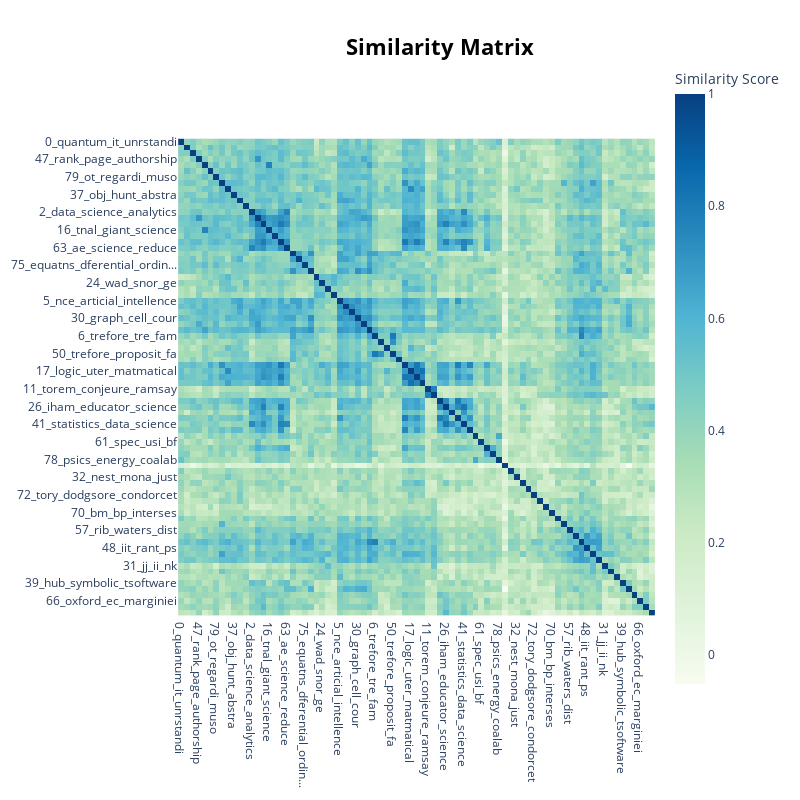

Write notebook code for a chart like this one.
### Code cell
model.visualize_heatmap(n_clusters=20, top_n_topics=100)

### Figure 1 — Plotly figure (JSON) as saved in the notebook; plotly's stock layout.template omitted (floating-point values rounded to 4 significant figures; data arrays with more than 128 entries replaced by an {"elided": "..."} marker saying what was removed)
{"data": [{"coloraxis": "coloraxis", "hovertemplate": "x: %{x}<br>y: %{y}<br>Similarity Score: %{z}<extra></extra>", "name": "0", "type": "heatmap", "x": ["0_quantum_it_unrstandi", "25_llo_greeti_kal", "28_hate_speedata_addressi", "47_rank_page_authorship", "73_societal_inference_ethical", "74_slli_lat_politics", "79_ot_regardi_muso", "1_guru_la_sia", "14_grd_las_linear", "37_obj_hunt_abstra", "60_bribery_choice_social", "69_gene_keere_iformat", "2_data_science_analytics", "7_citatns_opus_topic", "9_uter_science_iteria", "16_tnal_giant_science", "27_alta_kirchner_isabelle", "44_conference_journal_sappl...", "63_ae_science_reduce", "3_mister_rei_for", "65_launpi_whi_ratr", "75_equatns_dferential_ordin...", "80_te_hf_ref", "4_lea_proof_by", "24_wad_snor_ge", "38_gj_record_oatnal", "40_sub_mod_ns", "5_nce_articial_intellence", "8_security_oud_no", "29_max_tribe_network", "30_graph_cell_cour", "49_gs_lens_table", "58_worksets_spec_from", "6_trefore_tre_fam", "20_proposit_pi_is", "45_rule_iat_calculus", "50_trefore_proposit_fa", "53_opponent_player_play", "10_ys_wa_proc", "17_logic_uter_matmatical", "64_verlag_leure_uz", "77_matmatics_hall_york", "11_torem_conjeure_ramsay", "46_fs_torem_is", "12_learni_machine_speive", "26_iham_educator_science", "34_mass_college_counity", "36_online_intellence_learni", "41_statistics_data_science", "54_proceedis_conference_int...", "13_coahow_coalab_worki", "61_spec_usi_bf", "62_ms_mat_sci", "67_gibbs_cd_corre", "78_psics_energy_coalab", "15_ifamous_suppose_sitse", "18_bob_alice_bell", "32_nest_mona_just", "56_dijkstra_edge_idijkstra", "68_howard_curry_px", "72_tory_dodgsore_condorcet", "19_boo_halt_seq", "22_gbert_tx_tenth", "70_bm_bp_interses", "21_scar_ht_schoer", "35_si_sier_ro", "57_rib_waters_dist", "23_se_sele_fm", "43_numbers_ins_tre", "48_iit_rant_ps", "51_rm_valence_uni", "59_ose_abel_moved", "31_jj_ii_nk", "33_lz_ry_rz", "55_ck_dk_ha", "39_hub_symbolic_tsoftware", "76_gateway_eye_tal", "42_stunts_color_narrative", "66_oxford_ec_marginiei", "71_zealand_flag_new", "52_calornia_supplement_ical..."], "xaxis": "x", "y": ["0_quantum_it_unrstandi", "25_llo_greeti_kal", "28_hate_speedata_addressi", "47_rank_page_authorship", "73_societal_inference_ethical", "74_slli_lat_politics", "79_ot_regardi_muso", "1_guru_la_sia", "14_grd_las_linear", "37_obj_hunt_abstra", "60_bribery_choice_social", "69_gene_keere_iformat", "2_data_science_analytics", "7_citatns_opus_topic", "9_uter_science_iteria", "16_tnal_giant_science", "27_alta_kirchner_isabelle", "44_conference_journal_sappl...", "63_ae_science_reduce", "3_mister_rei_for", "65_launpi_whi_ratr", "75_equatns_dferential_ordin...", "80_te_hf_ref", "4_lea_proof_by", "24_wad_snor_ge", "38_gj_record_oatnal", "40_sub_mod_ns", "5_nce_articial_intellence", "8_security_oud_no", "29_max_tribe_network", "30_graph_cell_cour", "49_gs_lens_table", "58_worksets_spec_from", "6_trefore_tre_fam", "20_proposit_pi_is", "45_rule_iat_calculus", "50_trefore_proposit_fa", "53_opponent_player_play", "10_ys_wa_proc", "17_logic_uter_matmatical", "64_verlag_leure_uz", "77_matmatics_hall_york", "11_torem_conjeure_ramsay", "46_fs_torem_is", "12_learni_machine_speive", "26_iham_educator_science", "34_mass_college_counity", "36_online_intellence_learni", "41_statistics_data_science", "54_proceedis_conference_int...", "13_coahow_coalab_worki", "61_spec_usi_bf", "62_ms_mat_sci", "67_gibbs_cd_corre", "78_psics_energy_coalab", "15_ifamous_suppose_sitse", "18_bob_alice_bell", "32_nest_mona_just", "56_dijkstra_edge_idijkstra", "68_howard_curry_px", "72_tory_dodgsore_condorcet", "19_boo_halt_seq", "22_gbert_tx_tenth", "70_bm_bp_interses", "21_scar_ht_schoer", "35_si_sier_ro", "57_rib_waters_dist", "23_se_sele_fm", "43_numbers_ins_tre", "48_iit_rant_ps", "51_rm_valence_uni", "59_ose_abel_moved", "31_jj_ii_nk", "33_lz_ry_rz", "55_ck_dk_ha", "39_hub_symbolic_tsoftware", "76_gateway_eye_tal", "42_stunts_color_narrative", "66_oxford_ec_marginiei", "71_zealand_flag_new", "52_calornia_supplement_ical..."], "yaxis": "y", "z": {"elided": "81x81 float values"}}], "layout": {"coloraxis": {"colorbar": {"title": {"text": "Similarity Score"}}, "colorscale": [[0, "rgb(247,252,240)"], [0.125, "rgb(224,243,219)"], [0.25, "rgb(204,235,197)"], [0.375, "rgb(168,221,181)"], [0.5, "rgb(123,204,196)"], [0.625, "rgb(78,179,211)"], [0.75, "rgb(43,140,190)"], [0.875, "rgb(8,104,172)"], [1, "rgb(8,64,129)"]]}, "height": 800, "hoverlabel": {"bgcolor": "white", "font": {"family": "Rockwell", "size": 16}}, "legend": {"title": {"text": "Trend"}}, "margin": {"t": 60}, "showlegend": true, "title": {"font": {"color": "Black", "size": 22}, "text": "<b>Similarity Matrix</b>", "x": 0.55, "xanchor": "center", "y": 0.95, "yanchor": "top"}, "width": 800, "xaxis": {"anchor": "y", "constrain": "domain", "domain": [0, 1], "scaleanchor": "y"}, "yaxis": {"anchor": "x", "autorange": "reversed", "constrain": "domain", "domain": [0, 1]}}}
